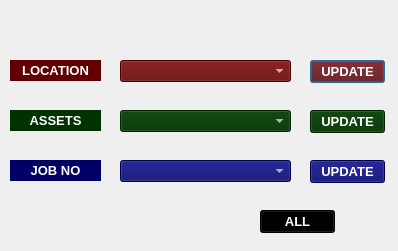
<?xml version="1.0" encoding="UTF-8"?>
<ui version="4.0">
 <class>opDialogBase</class>
 <widget class="QDialog" name="opDialogBase">
  <property name="geometry">
   <rect>
    <x>0</x>
    <y>0</y>
    <width>398</width>
    <height>251</height>
   </rect>
  </property>
  <property name="windowTitle">
   <string>FIRE &amp; FURY OP WKS MGT SUITE</string>
  </property>
  <property name="windowIcon">
   <iconset>
    <normaloff>C:\Users\user\AppData\Roaming\QGIS\QGIS3\profiles\default\python\plugins\op\icon.png</normaloff>C:\Users\user\AppData\Roaming\QGIS\QGIS3\profiles\default\python\plugins\op\icon.png</iconset>
  </property>
  <widget class="QLabel" name="label">
   <property name="geometry">
    <rect>
     <x>10</x>
     <y>60</y>
     <width>91</width>
     <height>21</height>
    </rect>
   </property>
   <property name="font">
    <font>
     <family>Arial</family>
     <pointsize>10</pointsize>
     <weight>75</weight>
     <bold>true</bold>
    </font>
   </property>
   <property name="styleSheet">
    <string notr="true">background-color: rgb(96, 0, 0);
color: rgb(255, 255, 255);</string>
   </property>
   <property name="text">
    <string>LOCATION</string>
   </property>
   <property name="alignment">
    <set>Qt::AlignCenter</set>
   </property>
  </widget>
  <widget class="QComboBox" name="comboBox">
   <property name="geometry">
    <rect>
     <x>120</x>
     <y>60</y>
     <width>171</width>
     <height>22</height>
    </rect>
   </property>
   <property name="font">
    <font>
     <family>Arial</family>
     <pointsize>10</pointsize>
     <weight>75</weight>
     <bold>true</bold>
    </font>
   </property>
   <property name="styleSheet">
    <string notr="true">background-color: rgb(96, 0, 0);
color: rgb(255, 255, 255);</string>
   </property>
  </widget>
  <widget class="QLabel" name="label_2">
   <property name="geometry">
    <rect>
     <x>10</x>
     <y>110</y>
     <width>91</width>
     <height>21</height>
    </rect>
   </property>
   <property name="font">
    <font>
     <family>Arial</family>
     <pointsize>10</pointsize>
     <weight>75</weight>
     <bold>true</bold>
    </font>
   </property>
   <property name="styleSheet">
    <string notr="true">background-color: rgb(0, 50, 0);
color: rgb(255, 255, 255);</string>
   </property>
   <property name="text">
    <string>ASSETS</string>
   </property>
   <property name="alignment">
    <set>Qt::AlignCenter</set>
   </property>
  </widget>
  <widget class="QComboBox" name="comboBox_2">
   <property name="geometry">
    <rect>
     <x>120</x>
     <y>110</y>
     <width>171</width>
     <height>22</height>
    </rect>
   </property>
   <property name="font">
    <font>
     <family>Arial</family>
     <pointsize>10</pointsize>
     <weight>75</weight>
     <bold>true</bold>
    </font>
   </property>
   <property name="styleSheet">
    <string notr="true">background-color: rgb(0, 50, 0);
color: rgb(255, 255, 255);</string>
   </property>
  </widget>
  <widget class="QPushButton" name="pushButton">
   <property name="geometry">
    <rect>
     <x>310</x>
     <y>60</y>
     <width>75</width>
     <height>23</height>
    </rect>
   </property>
   <property name="font">
    <font>
     <family>Arial</family>
     <pointsize>10</pointsize>
     <weight>75</weight>
     <bold>true</bold>
    </font>
   </property>
   <property name="styleSheet">
    <string notr="true">background-color: rgb(96, 0, 0);
color: rgb(255, 255, 255);</string>
   </property>
   <property name="text">
    <string>UPDATE</string>
   </property>
  </widget>
  <widget class="QPushButton" name="pushButton_2">
   <property name="geometry">
    <rect>
     <x>310</x>
     <y>110</y>
     <width>75</width>
     <height>23</height>
    </rect>
   </property>
   <property name="font">
    <font>
     <family>Arial</family>
     <pointsize>10</pointsize>
     <weight>75</weight>
     <bold>true</bold>
    </font>
   </property>
   <property name="styleSheet">
    <string notr="true">background-color: rgb(0, 50, 0);
color: rgb(255, 255, 255);</string>
   </property>
   <property name="text">
    <string>UPDATE</string>
   </property>
  </widget>
  <widget class="QPushButton" name="pushButton_3">
   <property name="geometry">
    <rect>
     <x>260</x>
     <y>210</y>
     <width>75</width>
     <height>23</height>
    </rect>
   </property>
   <property name="font">
    <font>
     <family>Arial</family>
     <pointsize>10</pointsize>
     <weight>75</weight>
     <bold>true</bold>
    </font>
   </property>
   <property name="styleSheet">
    <string notr="true">background-color: rgb(0, 0, 0);
color: rgb(255, 255, 255);</string>
   </property>
   <property name="text">
    <string>ALL</string>
   </property>
  </widget>
  <widget class="QLabel" name="label_3">
   <property name="geometry">
    <rect>
     <x>10</x>
     <y>160</y>
     <width>91</width>
     <height>21</height>
    </rect>
   </property>
   <property name="font">
    <font>
     <family>Arial</family>
     <pointsize>10</pointsize>
     <weight>75</weight>
     <bold>true</bold>
    </font>
   </property>
   <property name="styleSheet">
    <string notr="true">background-color: rgb(0, 0, 102);
color: rgb(255, 255, 255);</string>
   </property>
   <property name="text">
    <string>JOB NO</string>
   </property>
   <property name="alignment">
    <set>Qt::AlignCenter</set>
   </property>
  </widget>
  <widget class="QComboBox" name="comboBox_3">
   <property name="geometry">
    <rect>
     <x>120</x>
     <y>160</y>
     <width>171</width>
     <height>22</height>
    </rect>
   </property>
   <property name="font">
    <font>
     <family>Arial</family>
     <pointsize>10</pointsize>
     <weight>75</weight>
     <bold>true</bold>
    </font>
   </property>
   <property name="layoutDirection">
    <enum>Qt::LeftToRight</enum>
   </property>
   <property name="styleSheet">
    <string notr="true">background-color: rgb(0, 0, 102);
color: rgb(255, 255, 255);</string>
   </property>
  </widget>
  <widget class="QPushButton" name="pushButton_4">
   <property name="geometry">
    <rect>
     <x>310</x>
     <y>160</y>
     <width>75</width>
     <height>23</height>
    </rect>
   </property>
   <property name="font">
    <font>
     <family>Arial</family>
     <pointsize>10</pointsize>
     <weight>75</weight>
     <bold>true</bold>
    </font>
   </property>
   <property name="styleSheet">
    <string notr="true">background-color: rgb(0, 0, 102);
color: rgb(255, 255, 255);</string>
   </property>
   <property name="text">
    <string>UPDATE</string>
   </property>
  </widget>
  <widget class="QLabel" name="label_4">
   <property name="geometry">
    <rect>
     <x>0</x>
     <y>0</y>
     <width>401</width>
     <height>41</height>
    </rect>
   </property>
   <property name="text">
    <string/>
   </property>
   <property name="pixmap">
    <pixmap>C:\Users\user\AppData\Roaming\QGIS\QGIS3\profiles\default\python\plugins\op\head.png</pixmap>
   </property>
   <property name="scaledContents">
    <bool>false</bool>
   </property>
  </widget>
 </widget>
 <resources/>
 <connections/>
</ui>
